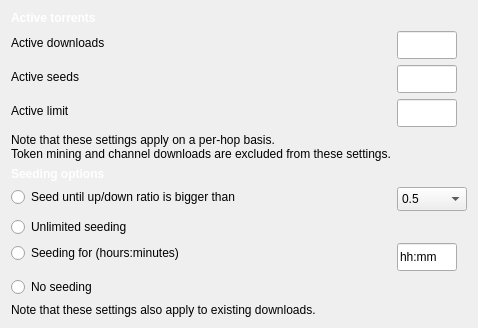
                <widget class="QWidget" name="settings_seeding_tab">
                 <layout class="QFormLayout" name="formLayout">
                  <property name="fieldGrowthPolicy">
                   <enum>QFormLayout::ExpandingFieldsGrow</enum>
                  </property>
                  <property name="labelAlignment">
                   <set>Qt::AlignLeading|Qt::AlignLeft|Qt::AlignTop</set>
                  </property>
                  <property name="formAlignment">
                   <set>Qt::AlignLeading|Qt::AlignLeft|Qt::AlignTop</set>
                  </property>
                  <item row="0" column="0">
                   <widget class="QLabel" name="active_torrents_label">
                    <property name="styleSheet">
                     <string notr="true">font-weight: bold;
color: white;</string>
                    </property>
                    <property name="text">
                     <string>Active torrents</string>
                    </property>
                   </widget>
                  </item>
                  <item row="2" column="0">
                   <widget class="QLabel" name="active_downloads_label">
                    <property name="text">
                     <string>Active downloads</string>
                    </property>
                   </widget>
                  </item>
                  <item row="2" column="1">
                   <widget class="QLineEdit" name="active_downloads_input">
                    <property name="sizePolicy">
                     <sizepolicy hsizetype="Fixed" vsizetype="Fixed">
                      <horstretch>0</horstretch>
                      <verstretch>0</verstretch>
                     </sizepolicy>
                    </property>
                    <property name="minimumSize">
                     <size>
                      <width>60</width>
                      <height>28</height>
                     </size>
                    </property>
                    <property name="maximumSize">
                     <size>
                      <width>60</width>
                      <height>28</height>
                     </size>
                    </property>
                   </widget>
                  </item>
                  <item row="3" column="0">
                   <widget class="QLabel" name="active_downloads_label">
                    <property name="text">
                     <string>Active seeds</string>
                    </property>
                   </widget>
                  </item>
                  <item row="3" column="1">
                   <widget class="QLineEdit" name="active_seeds_input">
                    <property name="sizePolicy">
                     <sizepolicy hsizetype="Fixed" vsizetype="Fixed">
                      <horstretch>0</horstretch>
                      <verstretch>0</verstretch>
                     </sizepolicy>
                    </property>
                    <property name="minimumSize">
                     <size>
                      <width>60</width>
                      <height>28</height>
                     </size>
                    </property>
                    <property name="maximumSize">
                     <size>
                      <width>60</width>
                      <height>28</height>
                     </size>
                    </property>
                   </widget>
                  </item>
                  <item row="4" column="0">
                   <widget class="QLabel" name="active_downloads_label">
                    <property name="text">
                     <string>Active limit</string>
                    </property>
                   </widget>
                  </item>
                  <item row="4" column="1">
                   <widget class="QLineEdit" name="active_limit_input">
                    <property name="sizePolicy">
                     <sizepolicy hsizetype="Fixed" vsizetype="Fixed">
                      <horstretch>0</horstretch>
                      <verstretch>0</verstretch>
                     </sizepolicy>
                    </property>
                    <property name="minimumSize">
                     <size>
                      <width>60</width>
                      <height>28</height>
                     </size>
                    </property>
                    <property name="maximumSize">
                     <size>
                      <width>60</width>
                      <height>28</height>
                     </size>
                    </property>
                   </widget>
                  </item>
                  <item row="5" column="0">
                   <widget class="QLabel" name="active_torrents_note_label">
                    <property name="text">
                     <string>Note that these settings apply on a per-hop basis.
Token mining and channel downloads are excluded from these settings.</string>
                    </property>
                   </widget>
                  </item>
                  <item row="7" column="0">
                   <widget class="QLabel" name="tribler_profile_header_label">
                    <property name="styleSheet">
                     <string notr="true">font-weight: bold;
color: white;</string>
                    </property>
                    <property name="text">
                     <string>Seeding options</string>
                    </property>
                   </widget>
                  </item>
                  <item row="11" column="1">
                   <widget class="QLineEdit" name="seeding_time_input">
                    <property name="sizePolicy">
                     <sizepolicy hsizetype="Fixed" vsizetype="Fixed">
                      <horstretch>0</horstretch>
                      <verstretch>0</verstretch>
                     </sizepolicy>
                    </property>
                    <property name="minimumSize">
                     <size>
                      <width>60</width>
                      <height>28</height>
                     </size>
                    </property>
                    <property name="maximumSize">
                     <size>
                      <width>60</width>
                      <height>28</height>
                     </size>
                    </property>
                    <property name="styleSheet">
                     <string notr="true"/>
                    </property>
                    <property name="text">
                     <string>hh:mm</string>
                    </property>
                   </widget>
                  </item>
                  <item row="9" column="1">
                   <widget class="QComboBox" name="seeding_ratio_combobox">
                    <property name="sizePolicy">
                     <sizepolicy hsizetype="Fixed" vsizetype="Fixed">
                      <horstretch>0</horstretch>
                      <verstretch>0</verstretch>
                     </sizepolicy>
                    </property>
                    <property name="minimumSize">
                     <size>
                      <width>70</width>
                      <height>24</height>
                     </size>
                    </property>
                    <property name="maximumSize">
                     <size>
                      <width>70</width>
                      <height>24</height>
                     </size>
                    </property>
                    <item>
                     <property name="text">
                      <string>0.5</string>
                     </property>
                    </item>
                    <item>
                     <property name="text">
                      <string>0.75</string>
                     </property>
                    </item>
                    <item>
                     <property name="text">
                      <string>1.0</string>
                     </property>
                    </item>
                    <item>
                     <property name="text">
                      <string>1.5</string>
                     </property>
                    </item>
                    <item>
                     <property name="text">
                      <string>2.0</string>
                     </property>
                    </item>
                    <item>
                     <property name="text">
                      <string>3.0</string>
                     </property>
                    </item>
                    <item>
                     <property name="text">
                      <string>5.0</string>
                     </property>
                    </item>
                   </widget>
                  </item>
                  <item row="12" column="0">
                   <widget class="QRadioButton" name="seeding_never_radio">
                    <property name="styleSheet">
                     <string notr="true"/>
                    </property>
                    <property name="text">
                     <string>No seeding</string>
                    </property>
                   </widget>
                  </item>
                  <item row="11" column="0">
                   <widget class="QRadioButton" name="seeding_time_radio">
                    <property name="styleSheet">
                     <string notr="true"/>
                    </property>
                    <property name="text">
                     <string>Seeding for (hours:minutes)</string>
                    </property>
                   </widget>
                  </item>
                  <item row="10" column="0">
                   <widget class="QRadioButton" name="seeding_forever_radio">
                    <property name="styleSheet">
                     <string notr="true"/>
                    </property>
                    <property name="text">
                     <string>Unlimited seeding</string>
                    </property>
                   </widget>
                  </item>
                  <item row="9" column="0">
                   <widget class="QRadioButton" name="seeding_ratio_radio">
                    <property name="styleSheet">
                     <string notr="true"/>
                    </property>
                    <property name="text">
                     <string>Seed until up/down ratio is bigger than</string>
                    </property>
                   </widget>
                  </item>
                  <item row="13" column="0" colspan="2">
                   <widget class="QLabel" name="label_45">
                    <property name="text">
                     <string>Note that these settings also apply to existing downloads.</string>
                    </property>
                   </widget>
                  </item>
                 </layout>
                </widget>
